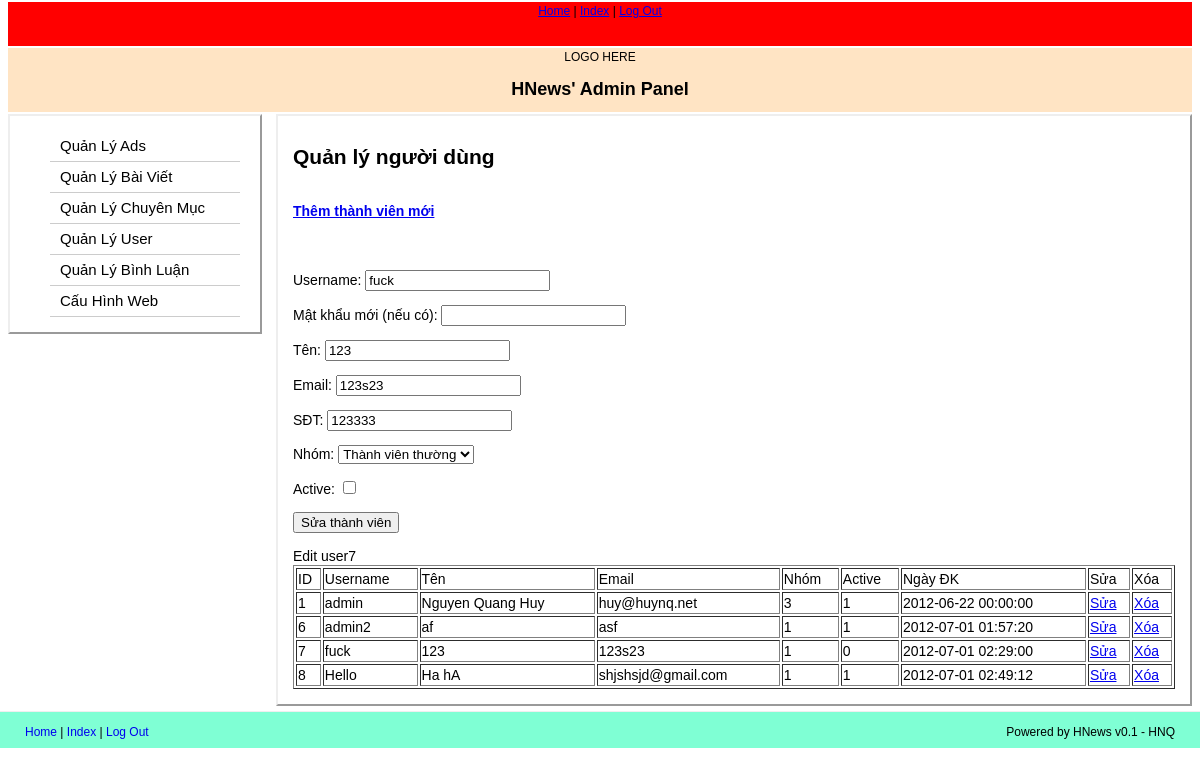
Screenshot of /assmin/index.php?admin=users&do=edituser&userid=7 (signed in) with the database file from the repository.
### tables this page shows
CREATE TABLE IF NOT EXISTS `user` (
  `id` int(11) NOT NULL AUTO_INCREMENT,
  `username` varchar(255) NOT NULL,
  `password` varchar(255) NOT NULL,
  `name` varchar(250) NOT NULL,
  `email` varchar(255) NOT NULL,
  `phone` varchar(255) DEFAULT NULL,
  `reg_date` datetime NOT NULL,
  `ip` varchar(255) NOT NULL DEFAULT '0.0.0.0',
  `group` tinyint(4) NOT NULL DEFAULT '1',
  `status` int(100) NOT NULL DEFAULT '0',
  PRIMARY KEY (`id`),
  UNIQUE KEY `email` (`email`),
  UNIQUE KEY `username` (`username`)
);

### assmin/userf/function.php (the view, shortened to what this page needs)
<?php
function showuser() {
        ?>
        <table width="100%" border="1">
        <tr>
                <td>ID</td>
                <td>Username</td>
                <td>Tên</td>
                <td>Email</td>
                <td>Nhóm</td>
                <td>Active</td>
                <td>Ngày ĐK</td>
                <td>Sửa</td>
                <td>Xóa</td>
        </tr>
<?php
$queryuser = "SELECT * FROM user";
$resultuser = mysql_query($queryuser) or die(mysql_error());
while($row = mysql_fetch_array($resultuser)) {
        echo "<tr>";
        echo "<td>".$row['id']."</td>";
        echo "<td>".$row['username']."</td>";
        echo "<td>".$row['name']."</td>";
        echo "<td>".$row['email']."</td>";
        echo "<td>".$row['group']."</td>";
        echo "<td>".$row['status']."</td>";
        echo "<td>".$row['reg_date']."</td>";
        echo "<td><a href='index.php?admin=users&do=edituser&userid=".$row['id']."'>Sửa</a></td>";
        echo "<td><a href='index.php?admin=users&do=deleteuser&userid=".$row['id']."'>Xóa</a></td>";
        echo "</tr>";
}
?>
</table>
<?php
}
function edituser($id) {
        $queryuser = "SELECT * FROM user WHERE id=".$id;
        $resultuser = mysql_query($queryuser) or die(mysql_error());
        while($row = mysql_fetch_array($resultuser)) {
                $username = $row['username'];
                $name = $row['name'];
                $email = $row['email'];
                $group = $row['group'];
                $status = $row['status'];
                $phone = $row['phone'];
        }
        include('formedit.php');
        echo "Edit user".$id;
}
?>

### assmin/userf/formedit.php (shortened to what this page needs)
<form action='index.php?admin=users&do=save' method='post'>
<p>Username: <input type="text" name="username2" value="<?php echo $username; ?>"></p>
<p>Mật khẩu mới (nếu có): <input type="password" name="newpassword"></p>
<p>Tên: <input type="text" name="fullname" value="<?php echo $name; ?>"></p>
<p>Email: <input type="text" name="email" value="<?php echo $email; ?>"></p>
<p>SĐT: <input type="text" name="phone" value="<?php echo $phone; ?>"></p>
<p>Nhóm: <select name="group">
	<?php
	if($group == 1) {
		echo "<option value='1' selected>Thành viên thường</option>
	<option value='3'>Admin</option>";
	} else {
		echo "<option value='1'>Thành viên thường</option>
	<option value='3' selected>Admin</option>";
	}
	?>
</select>
</p>
<?php
	if($status == 1) {
		echo "<p>Active: <input type='checkbox' name='status' checked></p>";
	} else {
		echo "<p>Active: <input type='checkbox' name='status'></p>";
	}
?>
<p><input type="submit" value="Sửa thành viên"></p>
</form>

### css/styles.css (style rules this page uses)
body { font-family: Arial, Tahoma, Calibri, Sans-serif; font-size: 12px; text-align: center; }
html, body { margin: 0px; padding: 0px; }

### rows the page displays
user: username2 "fuck", fullname "123", email "123s23", phone "123333", group "Thành viên thường", id "7", username "fuck", name "123", group "1", status "0", reg_date "2012-07-01 02:29:00"
user: id "1", username "admin", name "Nguyen Quang Huy", email "huy@huynq.net", group "3", status "1", reg_date "2012-06-22 00:00:00"
user: id "6", username "admin2", name "af", email "asf", group "1", status "1", reg_date "2012-07-01 01:57:20"
user: id "8", username "Hello", name "Ha hA", email "shjshsjd@gmail.com", group "1", status "1", reg_date "2012-07-01 02:49:12"

### other values shown
$id "7"
